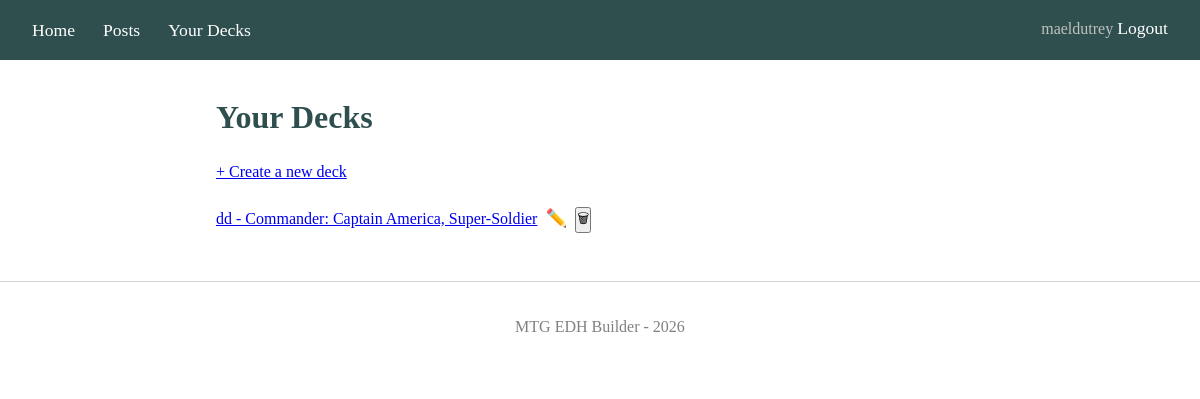
The page /your-decks/ (signed in) on the database as committed earlier.
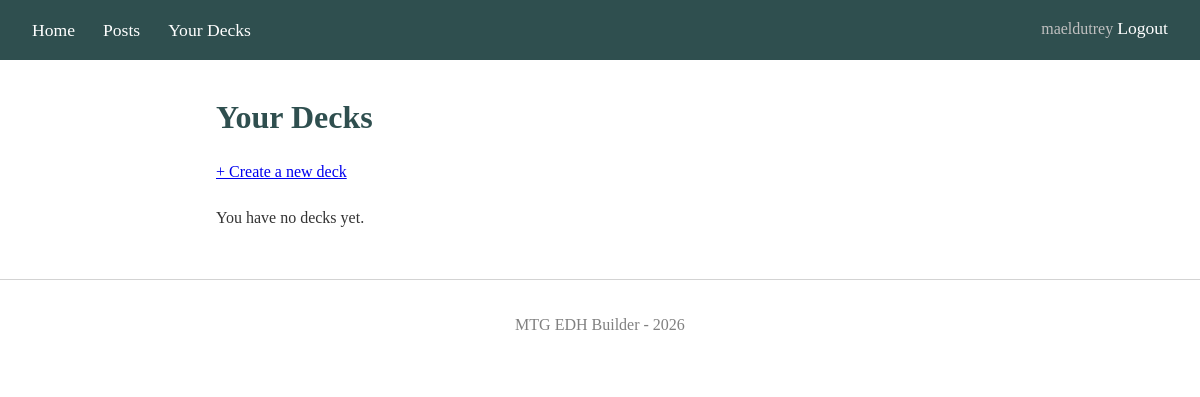
The same page on the database as committed later.
### blog/models.py (models this page shows, shortened)
class Deck(models.Model):
    name = models.CharField(max_length=200)
    description = models.TextField(blank=True)
    created_at = models.DateTimeField(auto_now_add=True)
    updated_at = models.DateTimeField(auto_now=True)
    author = models.ForeignKey(User, on_delete=models.CASCADE)
    is_public = models.BooleanField(default=True)
    commander = models.ForeignKey(
        Card, on_delete=models.PROTECT,
        related_name='commander', help_text="First commander")
    partner_commander = models.ForeignKey(
        Card,
        on_delete=models.SET_NULL,
        null=True, blank=True,
        related_name='commander_partner',
        help_text="Second commander if both have partner"
    )
    card_count = models.PositiveSmallIntegerField(default=0)
    avg_cmc = models.DecimalField(max_digits=4, decimal_places=2, default=0)
    class Meta:
        ordering = ['-updated_at']
        verbose_name = 'Deck'
        verbose_name_plural = 'Decks'
        constraints = [
            models.UniqueConstraint(
                fields=['author', 'name'],
                name = 'unique_deck_name_per_user'
            )
        ]

class Card(models.Model):
    scryfall_id = models.UUIDField(unique=True)
    oracle_id = models.UUIDField()
    name = models.CharField(max_length=200) # name of the card
    type_line = models.CharField(max_length=200, default='')
    set_code = models.CharField(max_length=10)
    collector_number = models.CharField(max_length=20)
    cmc = models.IntegerField(default=0) # Converted mana cost of the card, used for calculate the average cmc of a deck
    color_identity = models.CharField(max_length=10, default='') # Sorted letters from {W,U,B,R,G}; empty = colorless
    image_url = models.URLField() # default image size
    image_large_url = models.URLField(default='') # larger image for hover
    def __str__(self):
        return self.name

### blog/views.py (the view)
# urls.py: path("your-decks/", views.your_decks, name="your_decks"),
@login_required
def your_decks(request):
    decks = Deck.objects.filter(author=request.user)
    return render(request, "blog/your_decks.html", {"decks": decks})

### templates/blog/your_decks.html (shortened to what this page needs)
{% extends "base.html" %}
{% load static %}
{% block extra_css %}
<link rel="stylesheet" href="{% static 'blog/deck.css' %}">
{% endblock %}
{% block content %}
<h1>Your Decks</h1>
<a href="{% url 'blog:deck_create' %}" style="display:inline-block; margin-bottom:20px;">
    + Create a new deck
</a>
<ul>
    {% for deck in decks %}
        <li class="deck-item">
            <a data-deck-id="{{ deck.id }}" id="deck-name" href="{% url 'blog:deck_detail' deck.pk %}">
                {{ deck.name }} - Commander: {{ deck.commander }}
            </a>
            <a href="{% url 'blog:deck_update' deck.pk %}" class="edit-deck-link" title="Edit deck">✏️</a>
            <form method="post" action="{% url 'blog:delete_deck' deck.pk %}" class="delete-deck-form">
                <button class="delete-deck-btn" title="Delete deck" onclick="return confirm('Are you sure you want to delete this deck?')">🗑</button>
            </form>
        </li>
    {% empty %}
        <p>You have no decks yet.</p>
    {% endfor %}
</ul>
{% endblock %}

Rows that differ between the two databases and show on the page:
removed Deck: name "dd", commander "Captain America, Super-Soldier"
Other text that changed with them:
text now shown: "You have no decks yet."
